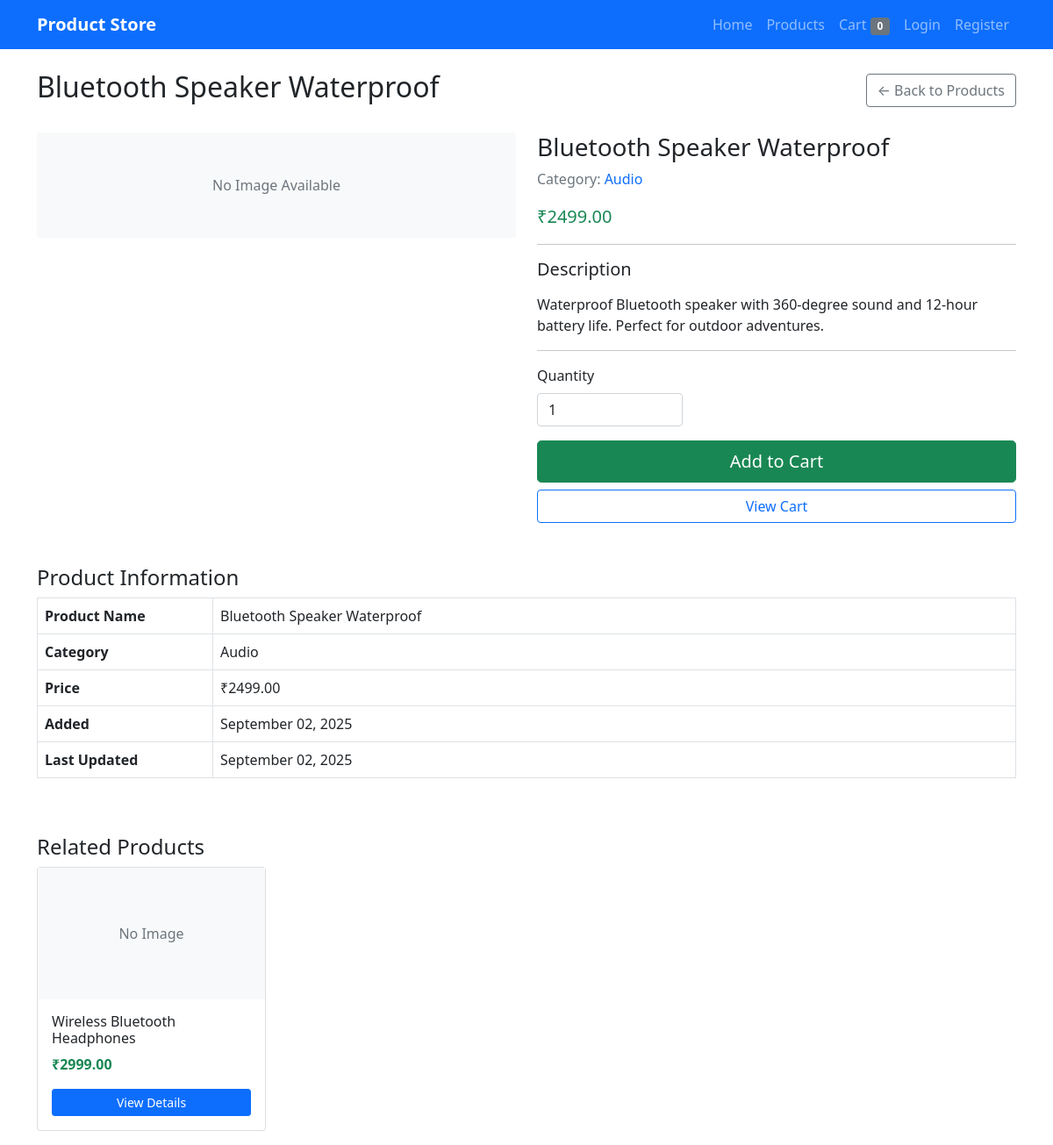
The app's page /products/bluetooth-speaker-waterproof/, older data.
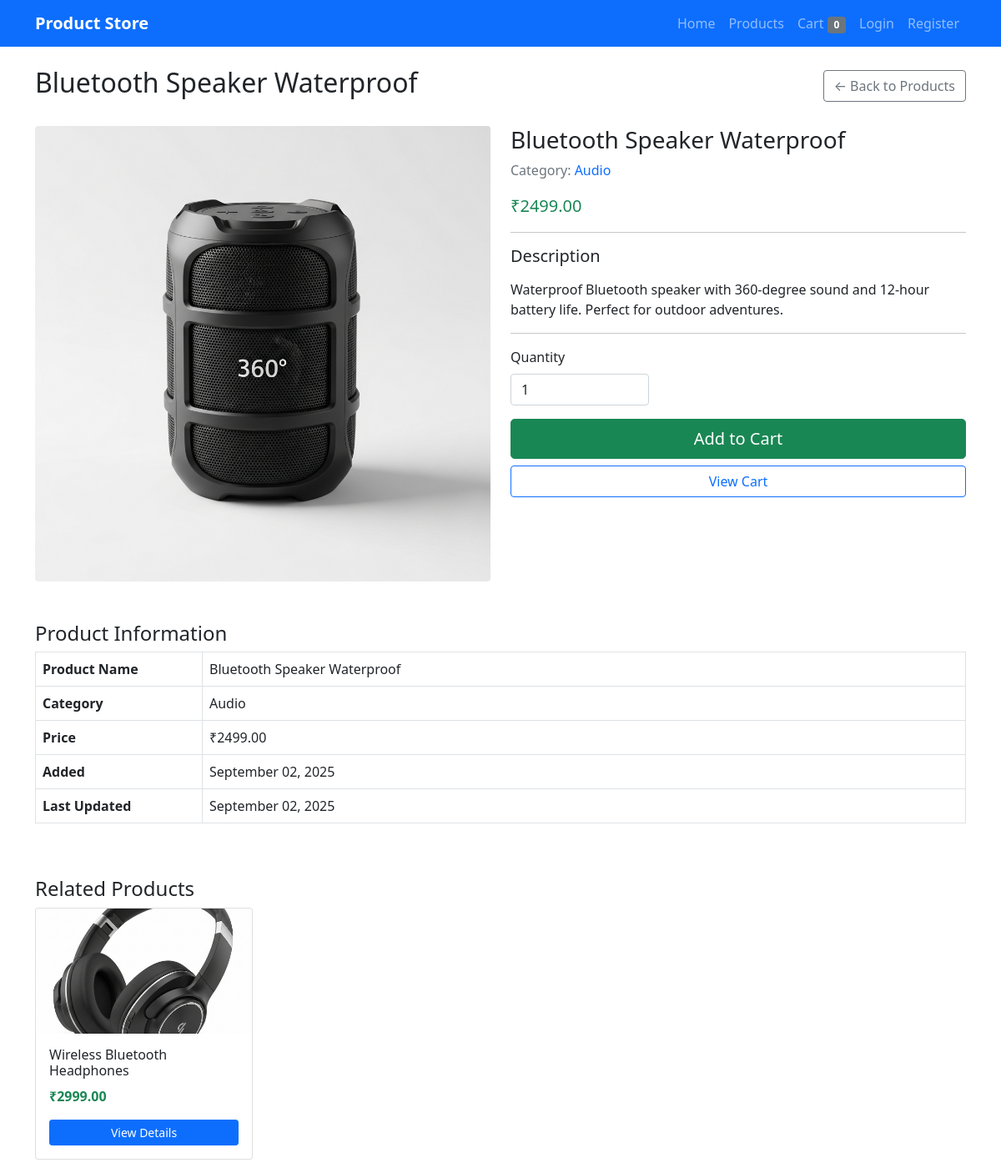
The same page, newer data.
### products/models.py (models this page shows, shortened)
class Product(models.Model):
    name = models.CharField(max_length=200)
    slug = models.SlugField(max_length=200, unique=True)
    description = models.TextField()
    price = models.DecimalField(max_digits=10, decimal_places=2)
    category = models.ForeignKey(Category, on_delete=models.CASCADE, related_name='products', null=True, blank=True)
    image = models.ImageField(upload_to='products/', blank=True, null=True)
    created_at = models.DateTimeField(auto_now_add=True)
    updated_at = models.DateTimeField(auto_now=True)
    class Meta:
        ordering = ['name']

class Category(models.Model):
    name = models.CharField(max_length=100)
    slug = models.SlugField(max_length=100, unique=True)
    description = models.TextField(blank=True)
    created_at = models.DateTimeField(auto_now_add=True)
    class Meta:
        verbose_name_plural = 'Categories'
        ordering = ['name']

### products/views.py (the view)
# urls.py: path('products/<slug:slug>/', views.product_detail, name='product_detail'),
def product_detail(request, slug):
    product = get_object_or_404(Product, slug=slug)
    related_products = Product.objects.filter(category=product.category).exclude(id=product.id)[:4]
    return render(request, 'products/product_detail.html', {
        'product': product,
        'related_products': related_products
    })

### products/templates/products/product_detail.html (shortened to what this page needs)
{% extends 'products/base.html' %}
{% block content %}
<div class="d-flex justify-content-between align-items-center mb-4">
    <h2>{{ product.name }}</h2>
    <a href="{% url 'product_list' %}" class="btn btn-outline-secondary">← Back to Products</a>
</div>
<div class="row">
    <div class="col-md-6">
        {% if product.image %}
            <img src="{{ product.image.url }}" class="img-fluid rounded" alt="{{ product.name }}">
        {% else %}
            <div class="bg-light p-5 text-center rounded">
                <span class="text-muted">No Image Available</span>
            </div>
        {% endif %}
    </div>
    <div class="col-md-6">
        <div class="product-details">
            <h3>{{ product.name }}</h3>
            {% if product.category %}
                <p class="text-muted">Category: <a href="{% url 'product_list' %}?category={{ product.category.slug }}" class="text-decoration-none">{{ product.category.name }}</a></p>
            {% endif %}
            <p class="lead text-success">₹{{ product.price }}</p>
            <hr>
            <h5>Description</h5>
            <p>{{ product.description|linebreaks }}</p>
            <hr>
            <form method="post" action="{% url 'add_to_cart' product.id %}">
                <div class="row mb-3">
                    <div class="col-md-4">
                        <label for="quantity" class="form-label">Quantity</label>
                        <input type="number" class="form-control" id="quantity" name="quantity" value="1" min="1" max="10">
                    </div>
                </div>
                <div class="d-grid gap-2">
                    <button type="submit" class="btn btn-success btn-lg">Add to Cart</button>
                    <a href="{% url 'cart_view' %}" class="btn btn-outline-primary">View Cart</a>
                </div>
            </form>
        </div>
    </div>
</div>
<div class="mt-5">
    <h4>Product Information</h4>
    <div class="table-responsive">
        <table class="table table-bordered">
            <tr>
                <th width="200">Product Name</th>
                <td>{{ product.name }}</td>
            </tr>
            <tr>
                <th>Category</th>
                <td>{{ product.category.name|default:"Uncategorized" }}</td>
            </tr>
            <tr>
                <th>Price</th>
                <td>₹{{ product.price }}</td>
            </tr>
            <tr>
                <th>Added</th>
                <td>{{ product.created_at|date:"F d, Y" }}</td>
            </tr>
            <tr>
                <th>Last Updated</th>
                <td>{{ product.updated_at|date:"F d, Y" }}</td>
            </tr>
        </table>
    </div>
</div>
{% if related_products %}
<div class="mt-5">
    <h4>Related Products</h4>
    <div class="row">
        {% for related in related_products %}
        <div class="col-md-3 mb-3">
            <div class="card h-100">
                {% if related.image %}
                    <img src="{{ related.image.url }}" class="card-img-top" alt="{{ related.name }}" style="height: 150px; object-fit: cover;">
                {% else %}
                    <div class="bg-light d-flex align-items-center justify-content-center" style="height: 150px;">
                        <span class="text-muted">No Image</span>
                    </div>
                {% endif %}
                <div class="card-body d-flex flex-column">
                    <h6 class="card-title">{{ related.name }}</h6>
                    <p class="card-text text-success"><strong>₹{{ related.price }}</strong></p>
                    <a href="{% url 'product_detail' related.slug %}" class="btn btn-sm btn-primary mt-auto">View Details</a>
                </div>
            </div>
        </div>
        {% endfor %}
    </div>
</div>
{% endif %}
{% endblock %}

Row changes from the older to the newer data that the page shows:
changed Product "Bluetooth Speaker Waterproof": image: picture added
changed Product "Wireless Bluetooth Headphones": image: picture added; no longer shows "No Image"
Text that changed along with them:
text no longer shown: "No Image Available"
